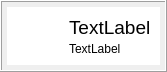
<?xml version="1.0" encoding="UTF-8"?>
<ui version="4.0">
 <class>QuizGroupCell</class>
 <widget class="QFrame" name="QuizGroupCell">
  <property name="geometry">
   <rect>
    <x>0</x>
    <y>0</y>
    <width>161</width>
    <height>69</height>
   </rect>
  </property>
  <property name="windowTitle">
   <string>Frame</string>
  </property>
  <property name="frameShape">
   <enum>QFrame::NoFrame</enum>
  </property>
  <property name="frameShadow">
   <enum>QFrame::Raised</enum>
  </property>
  <layout class="QVBoxLayout" name="verticalLayout">
   <property name="margin">
    <number>0</number>
   </property>
   <item>
    <widget class="QFrame" name="frame_2">
     <property name="frameShape">
      <enum>QFrame::Box</enum>
     </property>
     <property name="frameShadow">
      <enum>QFrame::Raised</enum>
     </property>
     <layout class="QGridLayout" name="gridLayout">
      <property name="margin">
       <number>5</number>
      </property>
      <item row="0" column="0">
       <widget class="QFrame" name="frame">
        <property name="styleSheet">
         <string notr="true">background-color: white;</string>
        </property>
        <property name="frameShadow">
         <enum>QFrame::Raised</enum>
        </property>
        <layout class="QGridLayout" name="gridLayout_2">
         <property name="leftMargin">
          <number>15</number>
         </property>
         <property name="horizontalSpacing">
          <number>15</number>
         </property>
         <property name="verticalSpacing">
          <number>3</number>
         </property>
         <item row="0" column="0" rowspan="2">
          <widget class="QLabel" name="lblImage">
           <property name="minimumSize">
            <size>
             <width>32</width>
             <height>32</height>
            </size>
           </property>
           <property name="maximumSize">
            <size>
             <width>32</width>
             <height>32</height>
            </size>
           </property>
           <property name="text">
            <string/>
           </property>
           <property name="pixmap">
            <pixmap resource="../../../../r.qrc">:/apps/folder.png</pixmap>
           </property>
           <property name="scaledContents">
            <bool>true</bool>
           </property>
          </widget>
         </item>
         <item row="0" column="1">
          <widget class="QLabel" name="lblTitle">
           <property name="styleSheet">
            <string notr="true">font-size: 14pt;</string>
           </property>
           <property name="text">
            <string>TextLabel</string>
           </property>
          </widget>
         </item>
         <item row="1" column="1">
          <widget class="QLabel" name="lblDescription">
           <property name="text">
            <string>TextLabel</string>
           </property>
           <property name="wordWrap">
            <bool>true</bool>
           </property>
          </widget>
         </item>
        </layout>
       </widget>
      </item>
     </layout>
    </widget>
   </item>
  </layout>
 </widget>
 <resources>
  <include location="../../../../r.qrc"/>
 </resources>
 <connections/>
</ui>
